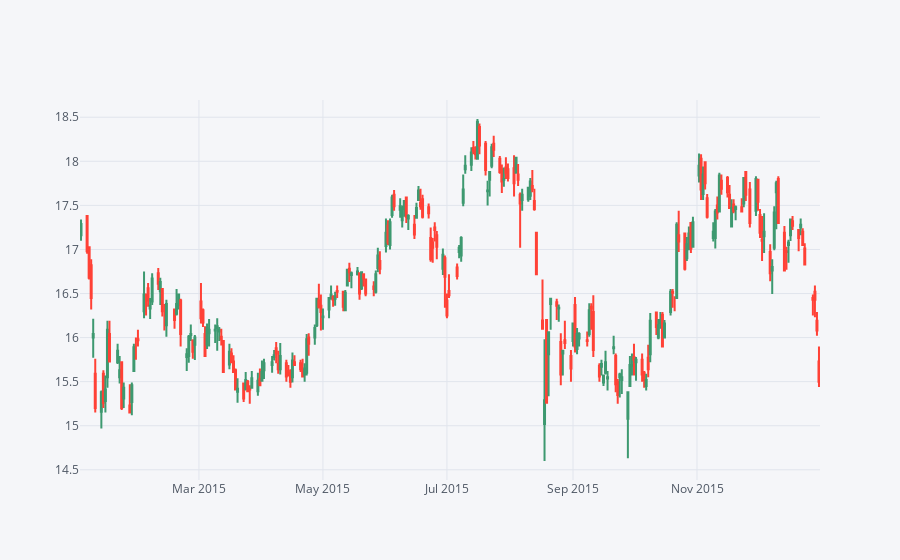

Notebook cell for this chart:
### Markdown cell above
** Using .iplot(kind='candle) to create a candle plot of Bank of America's stock from Jan 1st 2015 to Jan 1st 2016.**

### Code cell
bank_stocks.xs(key='BAC',axis=1)[(bank_stocks.index >= '2015-01-01') & (bank_stocks.index <= '2016-01-01')].iplot(kind='candle')

### Figure 1 — Plotly figure (JSON) as saved in the notebook; plotly's stock layout.template omitted (floating-point values rounded to 4 significant figures; data arrays with more than 128 entries replaced by an {"elided": "..."} marker saying what was removed)
{"data": [{"close": {"elided": "252 float values"}, "high": {"elided": "252 float values"}, "low": {"elided": "252 float values"}, "open": {"elided": "252 float values"}, "showlegend": false, "type": "candlestick", "x": {"elided": "252 str values"}, "yaxis": "y2"}], "layout": {"legend": {"bgcolor": "#F5F6F9", "font": {"color": "#4D5663"}}, "paper_bgcolor": "#F5F6F9", "plot_bgcolor": "#F5F6F9", "title": {"font": {"color": "#4D5663"}}, "xaxis": {"gridcolor": "#E1E5ED", "rangeslider": {"visible": false}, "showgrid": true, "tickfont": {"color": "#4D5663"}, "title": {"font": {"color": "#4D5663"}, "text": ""}, "zerolinecolor": "#E1E5ED"}, "yaxis": {"gridcolor": "#E1E5ED", "showgrid": true, "showticklabels": false, "tickfont": {"color": "#4D5663"}, "title": {"font": {"color": "#4D5663"}, "text": ""}, "zerolinecolor": "#E1E5ED"}, "yaxis2": {"gridcolor": "#E1E5ED", "showgrid": true, "tickfont": {"color": "#4D5663"}, "title": {"font": {"color": "#4D5663"}, "text": ""}, "zerolinecolor": "#E1E5ED"}}}
